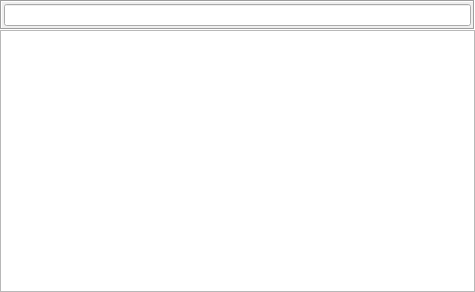
<?xml version="1.0" encoding="UTF-8"?>
<ui version="4.0">
 <class>NewFriendList</class>
 <widget class="QWidget" name="NewFriendList">
  <property name="geometry">
   <rect>
    <x>0</x>
    <y>0</y>
    <width>475</width>
    <height>292</height>
   </rect>
  </property>
  <layout class="QVBoxLayout" name="NewFriendList_VL">
   <property name="spacing">
    <number>0</number>
   </property>
   <property name="leftMargin">
    <number>0</number>
   </property>
   <property name="topMargin">
    <number>0</number>
   </property>
   <property name="rightMargin">
    <number>0</number>
   </property>
   <property name="bottomMargin">
    <number>0</number>
   </property>
   <item>
    <widget class="QFrame" name="toolBarFrame">
     <property name="frameShape">
      <enum>QFrame::Box</enum>
     </property>
     <property name="frameShadow">
      <enum>QFrame::Sunken</enum>
     </property>
     <layout class="QHBoxLayout" name="toolBarFrame_HL">
      <property name="spacing">
       <number>3</number>
      </property>
      <property name="leftMargin">
       <number>2</number>
      </property>
      <property name="topMargin">
       <number>2</number>
      </property>
      <property name="rightMargin">
       <number>2</number>
      </property>
      <property name="bottomMargin">
       <number>2</number>
      </property>
      <item>
       <widget class="LineEditClear" name="filterLineEdit"/>
      </item>
     </layout>
    </widget>
   </item>
   <item>
    <widget class="QTreeView" name="peerTreeWidget">
     <property name="font">
      <font>
       <pointsize>12</pointsize>
      </font>
     </property>
     <property name="contextMenuPolicy">
      <enum>Qt::CustomContextMenu</enum>
     </property>
     <property name="sortingEnabled">
      <bool>true</bool>
     </property>
     <property name="wordWrap">
      <bool>false</bool>
     </property>
    </widget>
   </item>
  </layout>
  <action name="actionShowOfflineFriends">
   <property name="checkable">
    <bool>true</bool>
   </property>
   <property name="text">
    <string>Offline Friends</string>
   </property>
   <property name="toolTip">
    <string>Show Offline Friends</string>
   </property>
  </action>
  <action name="actionShowState">
   <property name="checkable">
    <bool>true</bool>
   </property>
   <property name="text">
    <string>Status</string>
   </property>
   <property name="toolTip">
    <string>Show status</string>
   </property>
  </action>
  <action name="actionShowGroups">
   <property name="checkable">
    <bool>true</bool>
   </property>
   <property name="text">
    <string>Groups</string>
   </property>
   <property name="toolTip">
    <string>Show groups</string>
   </property>
  </action>
  <action name="actionExportFriendlist">
   <property name="text">
    <string>export friendlist</string>
   </property>
   <property name="toolTip">
    <string>export your friendlist including groups</string>
   </property>
  </action>
  <action name="actionImportFriendlist">
   <property name="text">
    <string>import friendlist</string>
   </property>
   <property name="toolTip">
    <string>import your friendlist including groups</string>
   </property>
  </action>
  <action name="actionShowStateIcon">
   <property name="checkable">
    <bool>true</bool>
   </property>
   <property name="text">
    <string>Status icons</string>
   </property>
   <property name="toolTip">
    <string>Show status icons</string>
   </property>
  </action>
 </widget>
 <customwidgets>
  <customwidget>
   <class>LineEditClear</class>
   <extends>QLineEdit</extends>
   <header>gui/common/LineEditClear.h</header>
  </customwidget>
 </customwidgets>
 <resources/>
 <connections/>
</ui>
